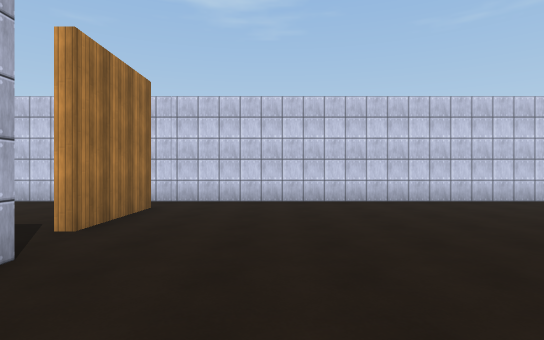
View 1 (above)

17 first-person views from a walk through a 3-D level made in the Unity game engine. The camera is 1.5 m above the floor, looks level and sees 80° across. The floor is counted in squares, 2 m on a side. Each view is taken from the middle of a square. On the plan, view 1 faces up. The plan holds only what a view shows up to about 11 squares ahead; the rest is blank. The place goes on beyond the plan. The player is left out. Surface patterns are stand-ins for the level's own textures.

View 2
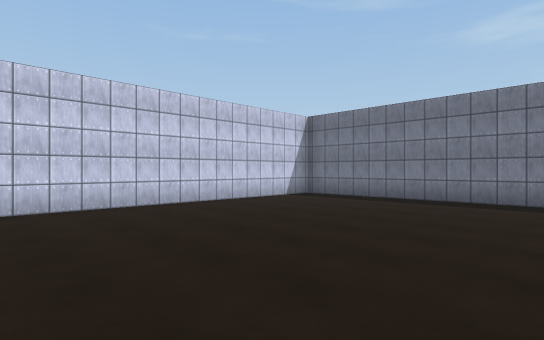

View 3
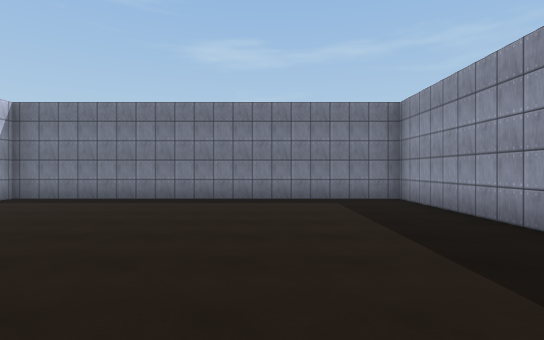

View 4
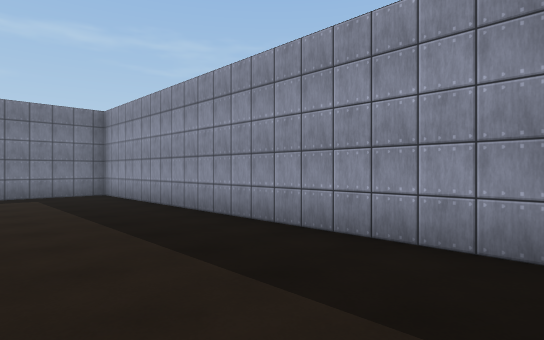

View 5
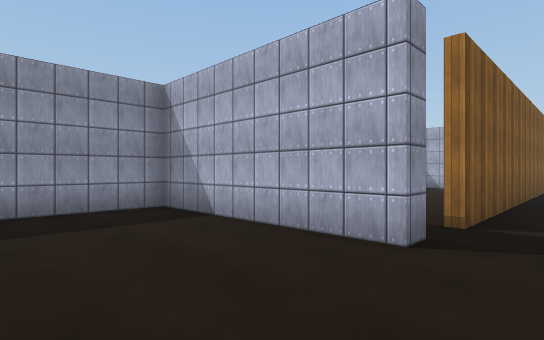

View 6
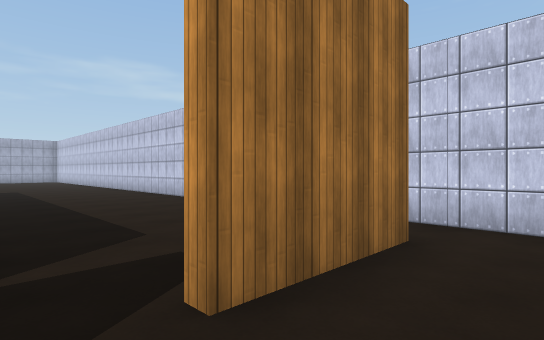

View 7
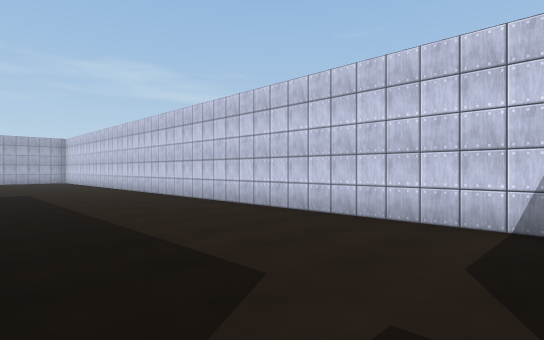

View 8
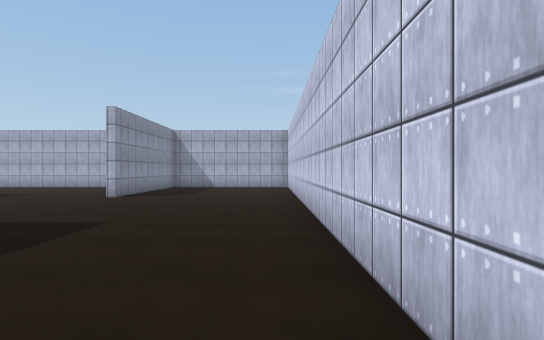

View 9
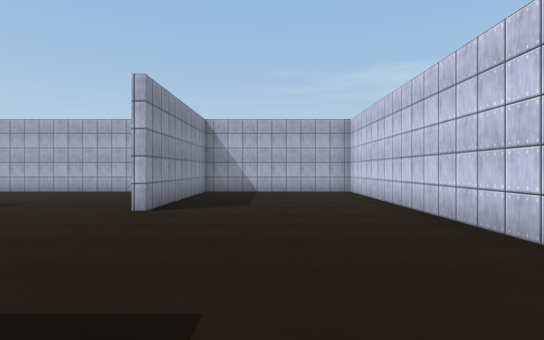

View 10
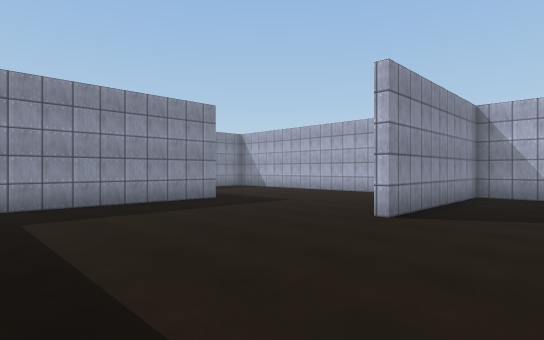

View 11
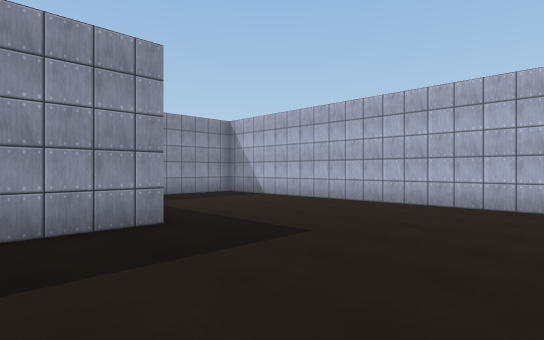

View 12
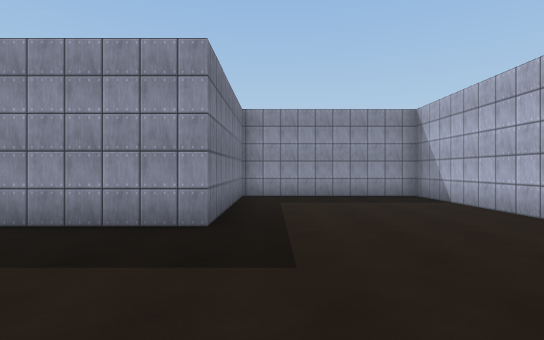

View 13
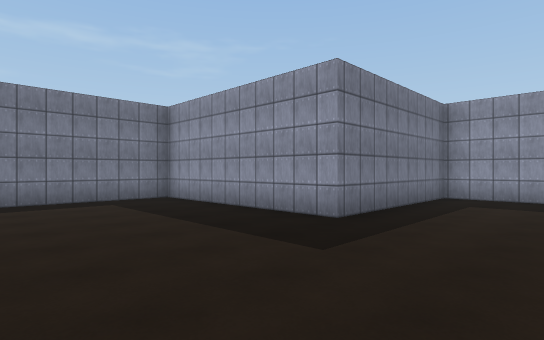

View 14
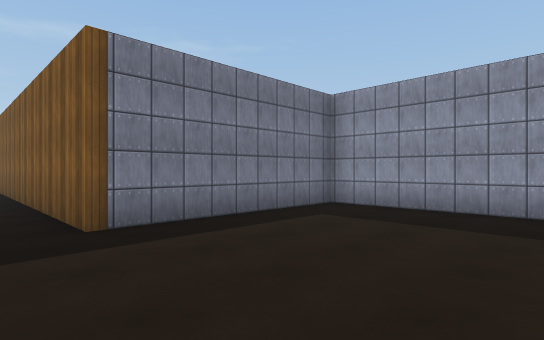

View 15
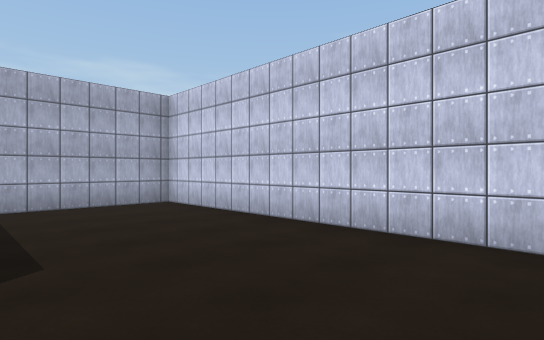

View 16
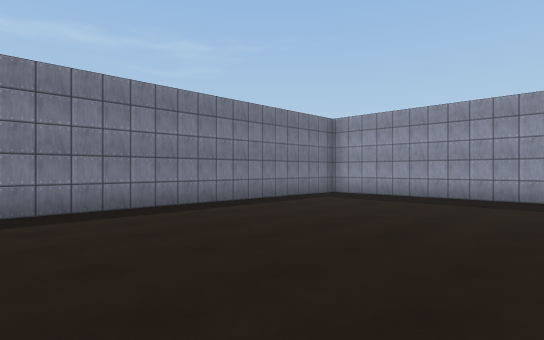

View 17
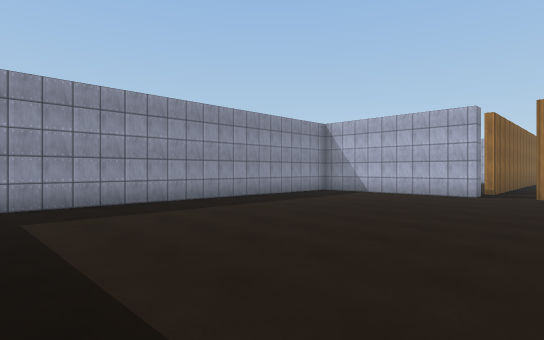

### Floor plan
Points are (right, up) in squares from view 1. A wall is a line through its corners. A room is listed if a view was taken in it or the views show most of it. See-through windows are left out.
Room 1 (views 1, 2, 3, 4, 5, 6, 7, 16, 17)
walls: (-2.8, 2.8) (-2.1, 2.8) (-2.1, -2.3) (8.4, -2.3) (8.4, 7.7) (-3.6, 7.7); (-2.4, 6.5) (-2.4, 3.9)
ways out: opening at (-3, 7) to room 2
Room 2 (views 8, 9, 10, 11, 12, 13, 14, 15)
walls: (-24.1, 1.4) (-24.1, -7.3) (-19.1, -7.3) (-19.1, -2.3) (-13.6, -2.3) (-13.6, 2.8) (-3.6, 2.8); (-3.6, 7.7) (-24.1, 7.7) (-24.1, 2.8) (-18.9, 2.8)
ways out: opening at (-3, 7) to room 1

Where each view was taken, in squares from view 1:
view 1: 0 up, 0 right, facing up
view 2: 1 up, 0 right, facing up-right
view 3: 1 up, 0 right, facing right
view 4: 1 up, 2 left, facing down-right
view 5: 4 up, 1 right, facing down-left
view 6: 3 up, 1 left, facing up-left
view 7: 3 up, 3 left, facing up-left
view 8: 7 up, 10 left, facing left
view 9: 5 up, 13 left, facing left
view 10: 5 up, 14 left, facing down-left
view 11: 2 up, 17 left, facing down-left
view 12: 2 up, 20 left, facing down
view 13: 2 up, 22 left, facing down-right
view 14: 4 up, 18 left, facing down-right
view 15: 4 up, 17 left, facing up-left
view 16: 7 up, 2 right, facing down-right
view 17: 5 up, 8 right, facing down-left
